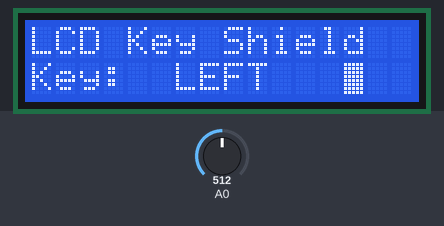
Recording of a sketch running on a simulated Arduino Uno, built with avr-gcc and run on an emulated ATmega328P. Parts: 16×2 character LCD. The inputs (shaded band) are chosen by the test bench; at power-on: A0 = 512.

Above: at 1.2 s.
1.3 s: A0 set to 440
At 2.7 s:
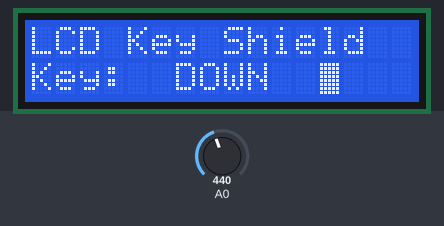
4.3 s: A0 set to 240
At 4.9 s:
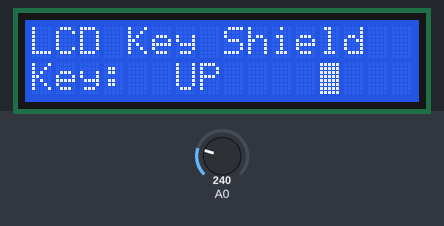
7.3 s: A0 set to 40
At 8.3 s:
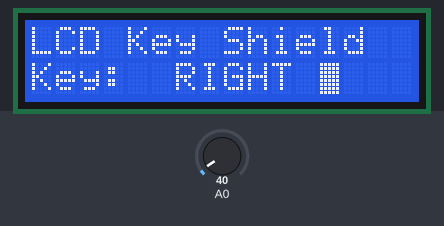
10.3 s: A0 set to 660
At 11.6 s:
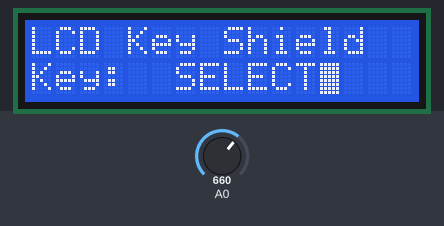
13.3 s: A0 set to 900
At 13.9 s:
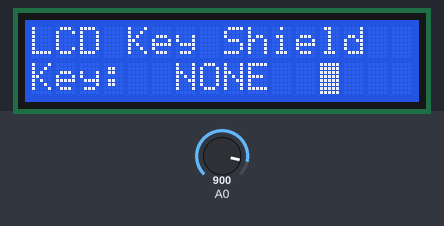
16.3 s: A0 set to 716
At 17.3 s:
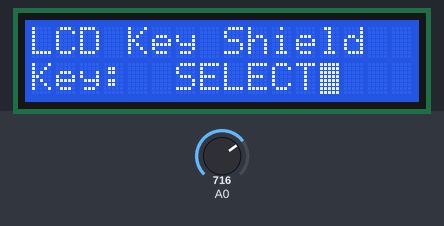
Timing chart, 0 to 19.3 s (numbered marks = the images above; inputs shaded):
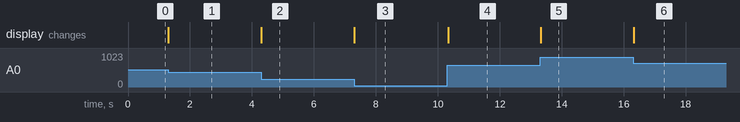

Measured:
- after the input at 1.3 s, the display: changes at once (image 1)
- after the input at 4.3 s, the display: changes at once (image 2)
- after the input at 7.3 s, the display: changes at once (image 3)
- after the input at 10.3 s, the display: changes at once (image 4)
- after the input at 13.3 s, the display: changes at once (image 5)
- after the input at 16.3 s, the display: changes at once (image 6)

The sketch:

lcd_shield1.ino
```cpp
#include <LiquidCrystal.h>

LiquidCrystal lcd(8, 9, 4, 5, 6, 7);

#define btnRIGHT  0
#define btnUP     1
#define btnDOWN   2
#define btnLEFT   3
#define btnSELECT 4
#define btnNONE   5

int read_LCD_buttons(){               // read the buttons
    int adc_key_in = analogRead(0);       // read the value from the sensor

    // my buttons when read are centered at these valies: 0, 144, 329, 504, 741
    // we add approx 50 to those values and check to see if we are close
    // We make this the 1st option for speed reasons since it will be the most likely result

    if (adc_key_in > 1000) return btnNONE;

    // For V1.1 us this threshold
    if (adc_key_in < 50)   return btnRIGHT;
    if (adc_key_in < 250)  return btnUP;
    if (adc_key_in < 450)  return btnDOWN;
    if (adc_key_in < 650)  return btnLEFT;
    if (adc_key_in < 850)  return btnSELECT;

   // For V1.0 comment the other threshold and use the one below:
   /*
     if (adc_key_in < 50)   return btnRIGHT;
     if (adc_key_in < 195)  return btnUP;
     if (adc_key_in < 380)  return btnDOWN;
     if (adc_key_in < 555)  return btnLEFT;
     if (adc_key_in < 790)  return btnSELECT;
   */

    return btnNONE;                // when all others fail, return this.
}

void setup() {
  lcd.begin(16, 2);
  // Print a message to the LCD.
//  lcd.setCursor(0,0);
lcd.blink();
//lcd.print("1234567890");
  lcd.print("LCD Key Shield");
  lcd.setCursor(0,1);
  lcd.print("Key: ");
}

int i = 0;

void loop() {
  // put your main code here, to run repeatedly:

// delay(100);
// lcd.print("tick ");
// lcd.print(i);
// lcd.print(" ");
// i++;


   lcd.setCursor(6,1);             // move to the begining of the second line
   int lcd_key = read_LCD_buttons();   // read the buttons

   switch (lcd_key){               // depending on which button was pushed, we perform an action

       case btnRIGHT:{             //  push button "RIGHT" and show the word on the screen
            lcd.print("RIGHT ");
            break;
       }
       case btnLEFT:{
             lcd.print("LEFT   "); //  push button "LEFT" and show the word on the screen
             break;
       }
       case btnUP:{
             lcd.print("UP    ");  //  push button "UP" and show the word on the screen
             break;
       }
       case btnDOWN:{
             lcd.print("DOWN  ");  //  push button "DOWN" and show the word on the screen
             break;
       }
       case btnSELECT:{
             lcd.print("SELECT");  //  push button "SELECT" and show the word on the screen
             break;
       }
       case btnNONE:{
             lcd.print("NONE  ");  //  No action  will show "None" on the screen
             break;
       }
   }
}
```
